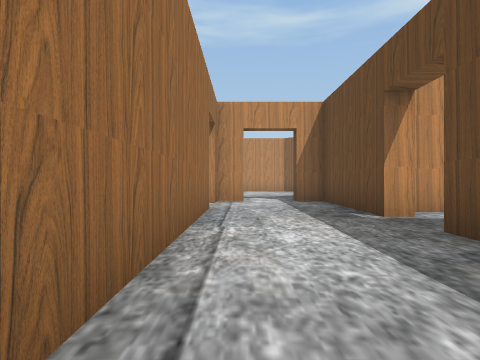
View 1 (above)

17 first-person views from a walk through a scene from a Unity 3-D project. The camera is 1.2 m above the floor, looks level and sees 75° across. The floor is counted in squares, 2 m on a side. Each view is taken from the middle of a square. On the plan, view 1 faces up. The plan holds only what a view shows up to about 9 squares ahead; the rest is blank. The place goes on beyond the plan. The player character is not drawn.

View 2
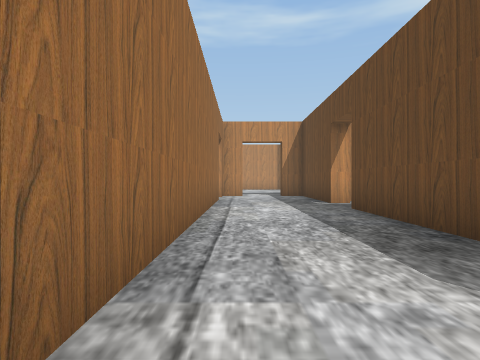

View 3
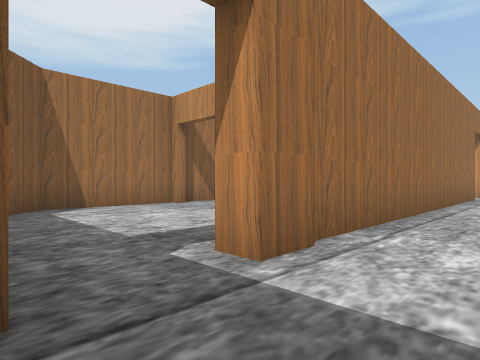

View 4
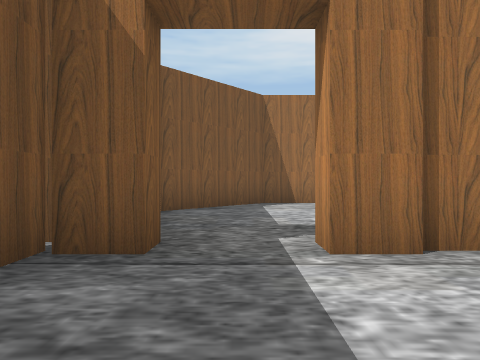

View 5
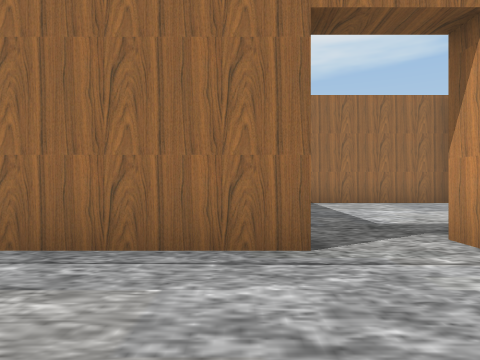

View 6
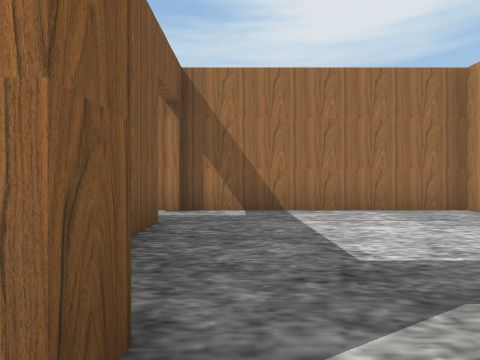

View 7
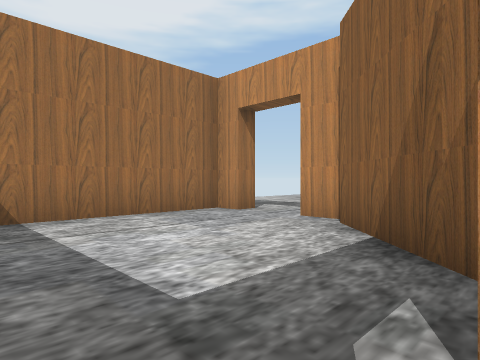

View 8
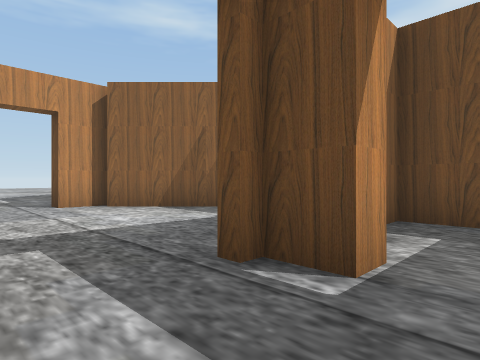

View 9
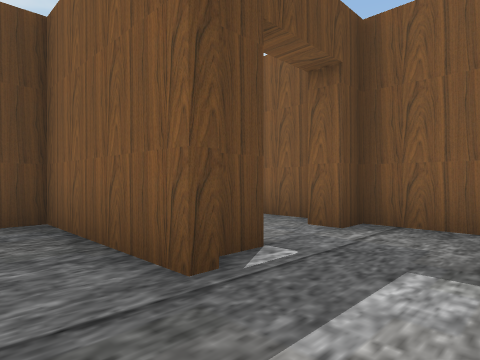

View 10
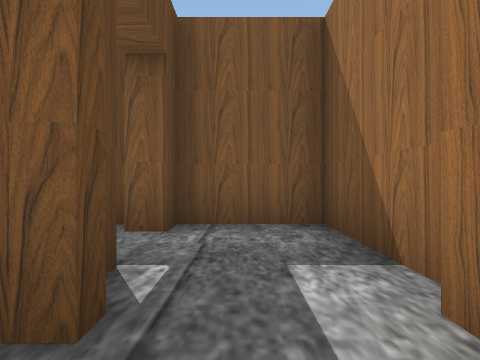

View 11
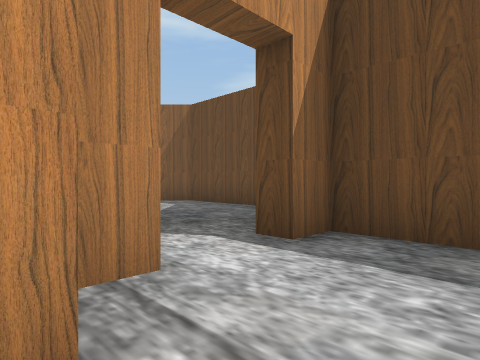

View 12
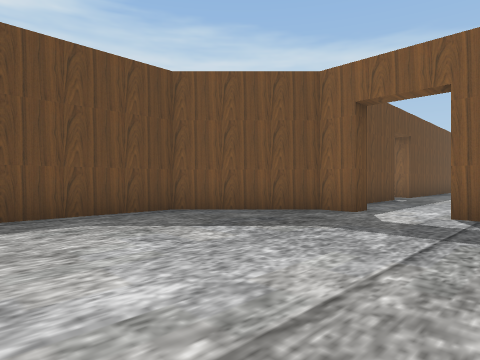

View 13
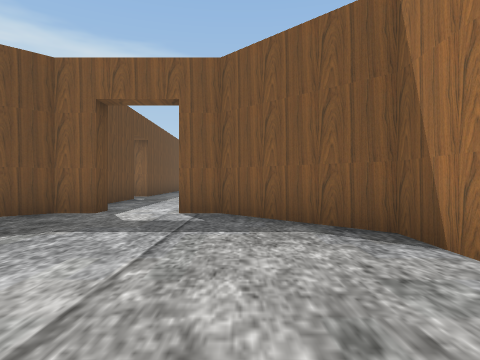

View 14
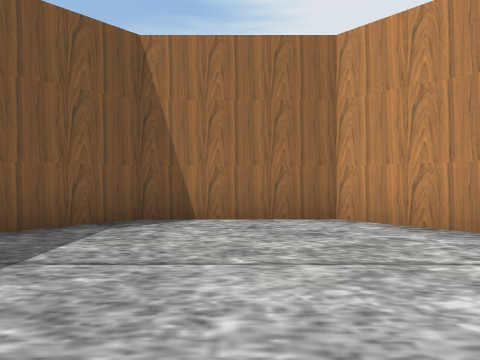

View 15
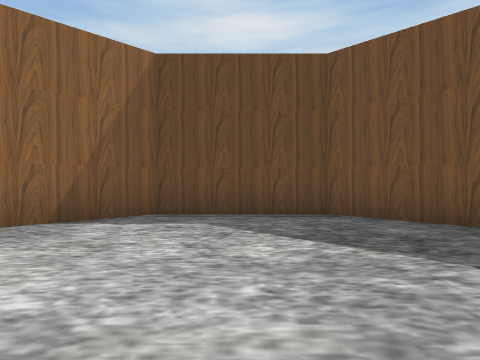

View 16
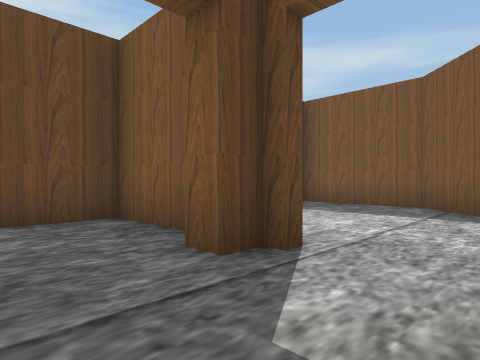

View 17
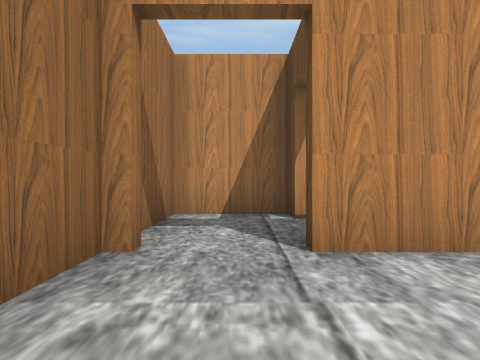

### Floor plan
Ten units are one square. View 1 is at (0, 0); x grows to the right and y downward. Boxes are objects, and circles mark ways between rooms. Rooms are numbered by the first view taken in them; rooms with no view inside come last. Other rooms are left out.
<svg viewBox="-66 -161 116 222">
<path fill="none" stroke="#000" d="M29 -51 24 -51 24 -88M39 -59 31 -59M24 0 24 -36M1 -88 -6 -88 -6 -81 -12 -81M-13 -93 -31 -111M-45 -58 -12 -58 -12 -66 -6 -66 -6 33 -11 33M-28 -115 -42 -115M-11 48 -6 48 -6 56 -1 56M-55 -115 -61 -115 -61 -58M-42 -33 -36 -33M-36 -48 -42 -48 -42 -56M-61 -56 -61 -27 -42 -27M-17 -156 -28 -145 -28 -115 -6 -93 1 -93M16 -88 16 -93 23 -93 45 -115 45 -145 34 -155M-42 -19 -42 -25 -61 -25 -61 0M-42 2 -42 -3 -36 -3M-30 4 -45 4M-61 4 -61 34 -39 56 -10 56M-12 -46 -12 -56 -16 -56M-35 -27 -22 -27M-30 2 -12 2 -12 -14"/>
<circle cx="-50" cy="-60" r="3" fill="#2a7"/>
<circle cx="10" cy="-90" r="3" fill="#2a7"/>
<circle cx="-10" cy="40" r="3" fill="#2a7"/>
<circle cx="-40" cy="-40" r="3" fill="#2a7"/>
<circle cx="-50" cy="0" r="3" fill="#2a7"/>
<circle cx="-40" cy="-10" r="3" fill="#2a7"/>
<text x="10" y="-40">1</text>
<text x="-50" y="-40">2</text>
<text x="10" y="-130">3</text>
<text x="-50" y="-10">4</text>
<text x="-40" y="30">5</text>
<text x="-30" y="-50">6</text>
<text x="-30" y="-20">7</text>
</svg>
Room 1 opens to room 2. Room 1 opens to room 3. Room 1 opens to room 5. Room 2 opens to room 6. Room 4 opens to room 5. Room 4 opens to room 7.

Where each view was taken, in squares from view 1:
view 1: 0 up, 0 right, facing up
view 2: 3 down, 0 right, facing up
view 3: 5 down, 1 right, facing up-left
view 4: 4 down, 2 right, facing left
view 5: 6 up, 2 right, facing left
view 6: 7 up, 0 right, facing left
view 7: 7 up, 1 left, facing up-left
view 8: 4 up, 6 left, facing up-right
view 9: 7 up, 6 left, facing down-right
view 10: 7 up, 5 left, facing down
view 11: 7 up, 1 left, facing up-right
view 12: 15 up, 1 left, facing down-right
view 13: 15 up, 1 left, facing down
view 14: 13 up, 2 right, facing left
view 15: 13 up, 1 left, facing right
view 16: 2 up, 6 left, facing down-right
view 17: 3 down, 5 left, facing up
